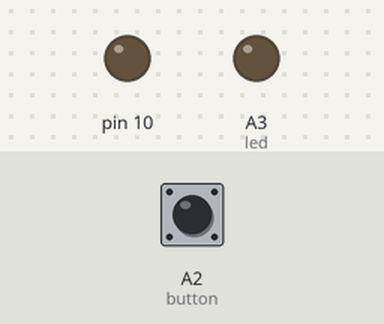
A sketch run on a simulated Arduino Uno, built with avr-gcc and run on an emulated ATmega328P. Parts: output pins drawn as LEDs (lit = HIGH). Inputs (shaded band) come from the test bench; at power-on: A2 (button) LOW. The local clock reads 2024-03-15 10:24:30 at power-on unless the sketch sets it; storage starts empty; what the sketch prints to the serial monitor is not drawn.

Above: at 1.2 s.
1.3 s: A2 (button) pulled HIGH for 0.15 s
At 2.4 s:
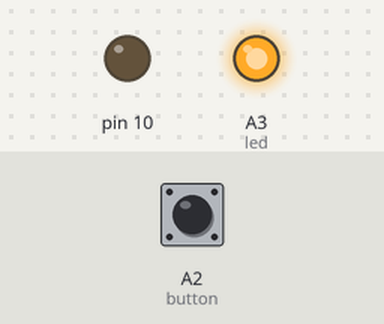
2.9 s: A2 (button) pulled HIGH for 1 s
At 3.6 s:
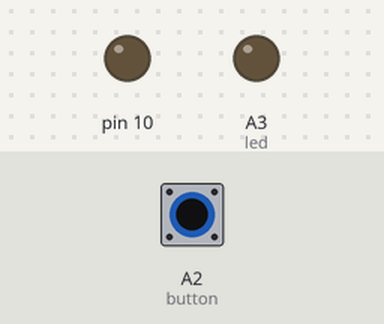
5.4 s: A2 (button) pulled HIGH for 3.2 s
At 6.7 s:
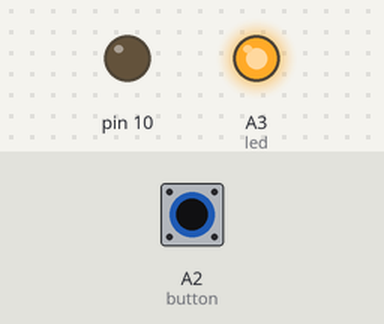
Timing chart, 0 to 8.4 s (numbered marks = the images above; inputs shaded):
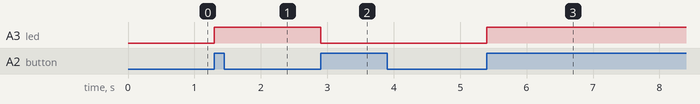

The sketch:

Final_Code_Block_v2.ino
```cpp
#include "DHT.h"
#define DHTPIN 2
#define DHTTYPE DHT11   // DHT 11

#include <Wire.h>
#include "RTClib.h"

#include <SPI.h>
#include <SD.h>

const int chipSelect = 10;

File dataFile;

DHT dht(DHTPIN, DHTTYPE);
RTC_DS1307 RTC;

double temp = 0; // Celcius
double hum = 0; // humidity

boolean bState = false;
boolean bBounce = false;

int bIn = 0;
int led = A3;
int button = A2;

double mins = 0;
double pMins = 0;
double interval = 1; // Time in minute between readings
double pInter = 0;

void setup() {
  Serial.begin(9600);

  Serial.println("intilizing local variables");
  pinMode(led, OUTPUT);
  pinMode(button, INPUT);


  //SD Boot
  Serial.print("Initializing SD card...");
  pinMode(SS, OUTPUT);
  if (!SD.begin(chipSelect)) {
    Serial.println("Card failed, or not present");
    // don't do anything more:
    while (1) ;
  }
  Serial.println("card initialized.");
  dataFile = SD.open("datalog.txt", FILE_WRITE);
  if (! dataFile) {
    Serial.println("error opening datalog.txt");
    // Wait forever since we cant write data
    while (1) ;
  }
  Serial.println("File opened");


  // DHT11 Boot
  Serial.println("DHT11 Starting");
  dht.begin();
  Serial.println("DHT11 booted");

  // RTC Boot
  Wire.begin();
  RTC.begin();
  Serial.println("rtc starting");
  if (! RTC.isrunning()) {
    Serial.println("RTC is NOT running!");
    // following line sets the RTC to the date & time this sketch was compiled
    // uncomment it & upload to set the time, date and start run the RTC!
    // RTC.adjust(DateTime(__DATE__, __TIME__));
  }

  DateTime now = RTC.now();
  pMins = now.minute();
  Serial.println("rtc booted");


}

void loop() {
//  delay(2000);
  //~~~~~~~~~~~~~~~~~~~~~~~~~~~~~~~~~~~~~~~~~~~~~~~~~~~~~~~~~~~~~~~~~~~~~~~~~~~~~
  //Button Reading
  DateTime now = RTC.now();


  // delay between logs
  if (pMins != now.minute()) {
    pMins = now.minute();
    pInter = mins;
    mins += 1;
  }
  bIn = digitalRead(button);

  if (bBounce == false && bIn == 1 && bState == false) {
    bState = true;
    bBounce = true;
  }
  if (bBounce == false && bIn == 1 && bState == true) {
    bState = false;
    bBounce = true;
  }
  if (bBounce == true && bIn == 0) {
    bBounce = false;
  }


  if (mins >= pInter + interval && bState == true) {
    pInter = mins;
    digitalWrite(led, LOW);
    //~~~~~~~~~~~~~~~~~~~~~~~~~~~~~~~~~~~~~~~~~~~~~~~~~~~~~~~~~~~~~~~~~~~~~~~~~~~~~
    //RTC Reading
    String date = "";
    date += now.month();
    date += "/";
    date += now.day();
    date += "/";
    date += now.year();

    String time = "";
    time += now.hour();
    time += ":";
    time += now.minute();
    time += ":";
    time += now.second();


    //~~~~~~~~~~~~~~~~~~~~~~~~~~~~~~~~~~~~~~~~~~~~~~~~~~~~~~~~~~~~~~~~~~~~~~~~~~~~~
    //DHT Reading
    double h = dht.readHumidity();
    double t = dht.readTemperature();
    double f = dht.readTemperature(true);
    if (isnan(h) || isnan(t) || isnan(f)) {
      Serial.println("Failed to read from DHT sensor!");
      return;
    }


    //~~~~~~~~~~~~~~~~~~~~~~~~~~~~~~~~~~~~~~~~~~~~~~~~~~~~~~~~~~~~~~~~~~~~~~~~~~~~~
    //Log to SD Card
    String dataString = "";

    dataString += (String)h;
    dataString += "|";
    dataString += (String)t;
    dataString += "|";
    dataString += date;
    dataString += "|";
    dataString += time;

    dataFile.println(dataString);
    Serial.println(dataString);
    dataFile.flush();

  }
  if (bState == true) {
    digitalWrite(led, HIGH);
  }
  if (bState == false) {
    digitalWrite(led, LOW);
  }
}
```

Measured:
- after the input at 1.3 s, A3 (led): LOW → HIGH at once
- after the input at 2.9 s, A3 (led): HIGH → LOW at once
- after the input at 5.4 s, A3 (led): LOW → HIGH at once
